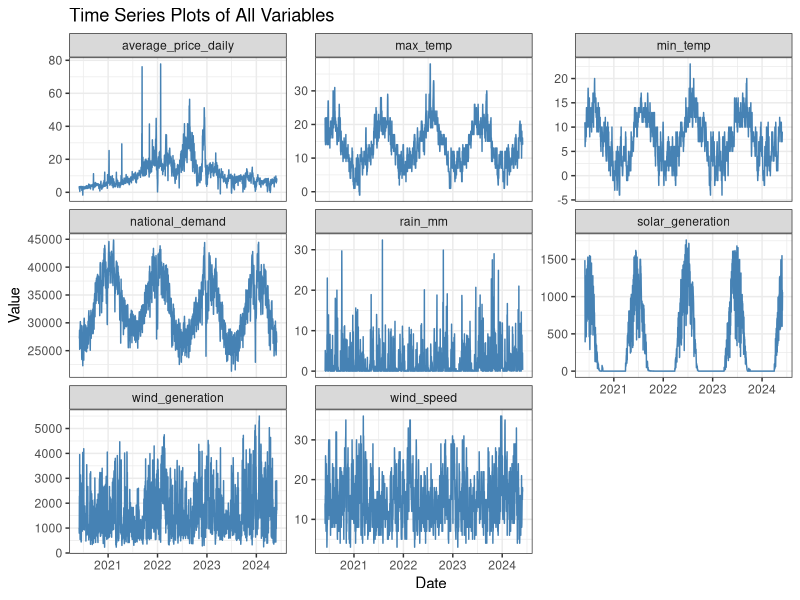

Here is the R script that generated this plot:
## ---- chunk 1
knitr::opts_chunk$set(echo = TRUE)
## ---- chunk 2
# Resolve conflicts
library(conflicted)  
conflict_prefer("filter", "dplyr")
conflict_prefer("lag", "dplyr")


library(tidyverse)   
library(lubridate)   
library(tibble)     
library(tidyr)   
library(ggplot2)
## ---- chunk 3
# Load the data
energy_data <- read_csv("energy_demand_uk.csv")

# Quick look at columns
glimpse(energy_data)

# View the head
head(energy_data)

help(fread)

# show the structure
str(energy_data)
help(str)
# View spec
spec(energy_data)

# View the summary statistics
summary(energy_data)

# Check for duplicates in date column
date_duplicate_count <- sum(duplicated(energy_data$date))
date_duplicate_count # confirms no duplicates

# Check for missing values in each column
missing_by_col <- colSums(is.na(energy_data))
missing_by_col # few missing values noted for some columns

# Check incomplete vs incomplete rows
complete_rows <- sum(complete.cases(energy_data))
incomplete_rows <- nrow(energy_data) - complete_rows
cat("Complete rows:", complete_rows, "\n")
cat("Incomplete rows:", incomplete_rows, "\n")

# View the incomplete row
incomplete_rows <- energy_data[!complete.cases(energy_data), ]
incomplete_rows


## ---- chunk 4
# Remove all rows that contain any NA values
energy_data_clean <- energy_data %>%
  filter(complete.cases(.))

# Check if any missing values remain
colSums(is.na(energy_data_clean))  # Should return 0 for all columns
## ---- chunk 5
# Pivot the data to long format
energy_data_long <- energy_data_clean %>%
  pivot_longer(
    cols = c(national_demand, wind_generation, solar_generation,
             min_temp, max_temp, rain_mm, wind_speed, average_price_daily),
    names_to = "variable",
    values_to = "value"
  )

# Plot each variable as a time series, using facets
ggplot(energy_data_long, aes(x = date, y = value)) +
  geom_line(color = "steelblue") +
  facet_wrap(~ variable, scales = "free_y") +
  labs(
    title = "Time Series Plots of All Variables",
    x = "Date",
    y = "Value"
  ) +
  theme_bw()
## ---- chunk 6
# Colour-blind friendly palette
cbPalette <- c("#000000", '#E69F00', '#56B4E9', '#009E73', 
               '#F0E442', '#0072B2', '#D55E00', '#CC79A7')

# Function to create overlaid histograms
plot_two_hists <- function(df, var1, var2, binwidth = 1) {
  library(ggplot2)
  
  ggplot(df, aes(x = .data[[var1]])) +
    # First histogram
    geom_histogram(
      aes(y = after_stat(density)),
      binwidth = binwidth,
      fill = cbPalette[1],
      alpha = 0.4,
      colour = "black"
    ) +
    # Second histogram
    geom_histogram(
      aes(x = .data[[var2]], y = after_stat(density)),
      binwidth = binwidth,
      fill = cbPalette[2],
      alpha = 0.4,
      colour = "black"
    ) +
    labs(
      x = "Value",
      y = "Density",
      title = paste("Overlaid Histograms of", var1, "and", var2)
    ) +
    theme_minimal()
}

# Function to plot two densities
plot_two_densities <- function(df, var1, var2) {
  library(ggplot2)
  
  ggplot(df, aes(x = .data[[var1]])) +
    # First density
    geom_density(
      fill = cbPalette[1],
      colour = cbPalette[1],
      alpha = 0.4
    ) +
    # Second density
    geom_density(
      aes(x = .data[[var2]]),
      fill = cbPalette[2],
      colour = cbPalette[2],
      alpha = 0.4
    ) +
    labs(
      x = "Value",
      y = "Density",
      title = paste("Overlaid Densities of", var1, "and", var2)
    ) +
    theme_minimal()
}
## ---- chunk 7
energy_data_clean
